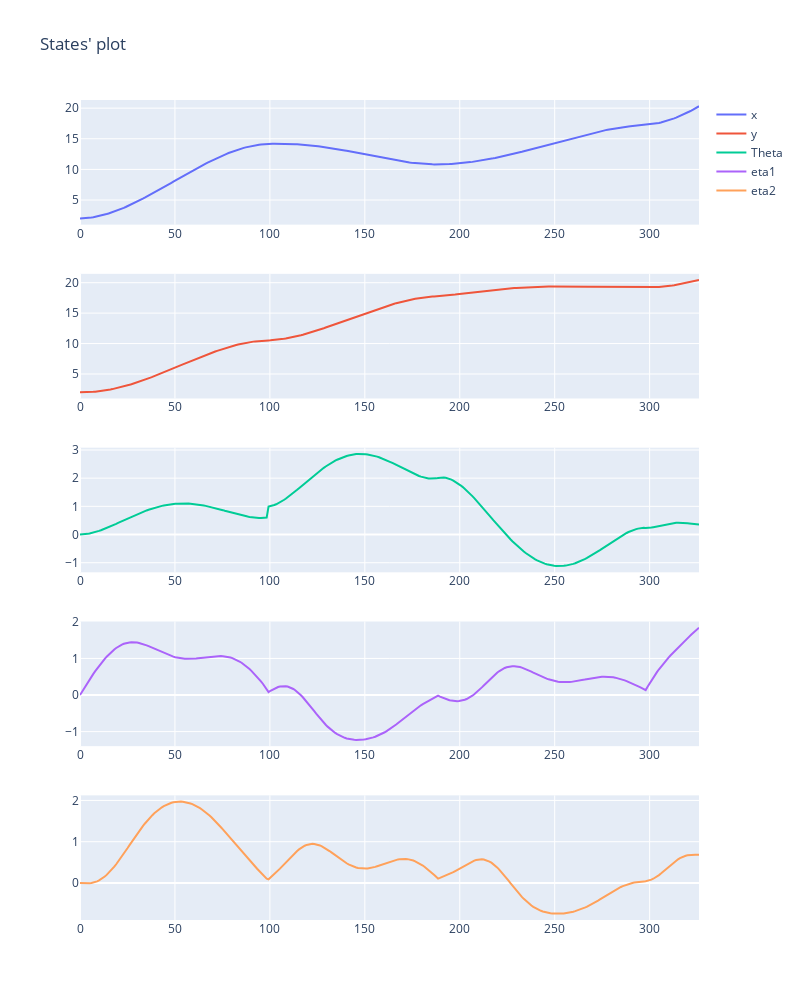

The code cell stored with this chart in its notebook:
### Code cell
x = np.linspace(0, len(rrt.confs),len(rrt.confs))


y0 = [x[0][0] for x in rrt.confs_plot]
y1 = [x[1][0] for x in rrt.confs_plot]
y2 = [x[2][0] for x in rrt.confs_plot]
y3 = [x[3][0] for x in rrt.confs_plot]
y4 = [x[4][0] for x in rrt.confs_plot]


print(y3)
# Create a subplot with 5 rows and 1 column
fig = make_subplots(rows=5, cols=1)

# Add each plot to the subplot
fig.add_trace(go.Scatter(x=x, y=y0, name='x'), row=1, col=1)
fig.add_trace(go.Scatter(x=x, y=y1, name='y'), row=2, col=1)
fig.add_trace(go.Scatter(x=x, y=y2, name='Theta'), row=3, col=1)
fig.add_trace(go.Scatter(x=x, y=y3, name='eta1'), row=4, col=1)
fig.add_trace(go.Scatter(x=x, y=y4, name='eta2'), row=5, col=1)

# Update subplot layout
fig.update_layout(height=1000, width=800, title_text="States' plot")

# Display the subplot
fig.show()

### Figure 1 — Plotly figure (JSON) as saved in the notebook; plotly's stock layout.template omitted (floating-point values rounded to 4 significant figures; data arrays with more than 128 entries replaced by an {"elided": "..."} marker saying what was removed)
{"data": [{"name": "x", "type": "scatter", "x": {"elided": "326 float values"}, "xaxis": "x", "y": {"elided": "326 float values"}, "yaxis": "y"}, {"name": "y", "type": "scatter", "x": {"elided": "326 float values"}, "xaxis": "x2", "y": {"elided": "326 float values"}, "yaxis": "y2"}, {"name": "Theta", "type": "scatter", "x": {"elided": "326 float values"}, "xaxis": "x3", "y": {"elided": "326 float values"}, "yaxis": "y3"}, {"name": "eta1", "type": "scatter", "x": {"elided": "326 float values"}, "xaxis": "x4", "y": {"elided": "326 float values"}, "yaxis": "y4"}, {"name": "eta2", "type": "scatter", "x": {"elided": "326 float values"}, "xaxis": "x5", "y": {"elided": "326 float values"}, "yaxis": "y5"}], "layout": {"height": 1000, "title": {"text": "States' plot"}, "width": 800, "xaxis": {"anchor": "y", "domain": [0, 1]}, "xaxis2": {"anchor": "y2", "domain": [0, 1]}, "xaxis3": {"anchor": "y3", "domain": [0, 1]}, "xaxis4": {"anchor": "y4", "domain": [0, 1]}, "xaxis5": {"anchor": "y5", "domain": [0, 1]}, "yaxis": {"anchor": "x", "domain": [0.848, 1]}, "yaxis2": {"anchor": "x2", "domain": [0.636, 0.788]}, "yaxis3": {"anchor": "x3", "domain": [0.424, 0.576]}, "yaxis4": {"anchor": "x4", "domain": [0.212, 0.364]}, "yaxis5": {"anchor": "x5", "domain": [0, 0.152]}}}
